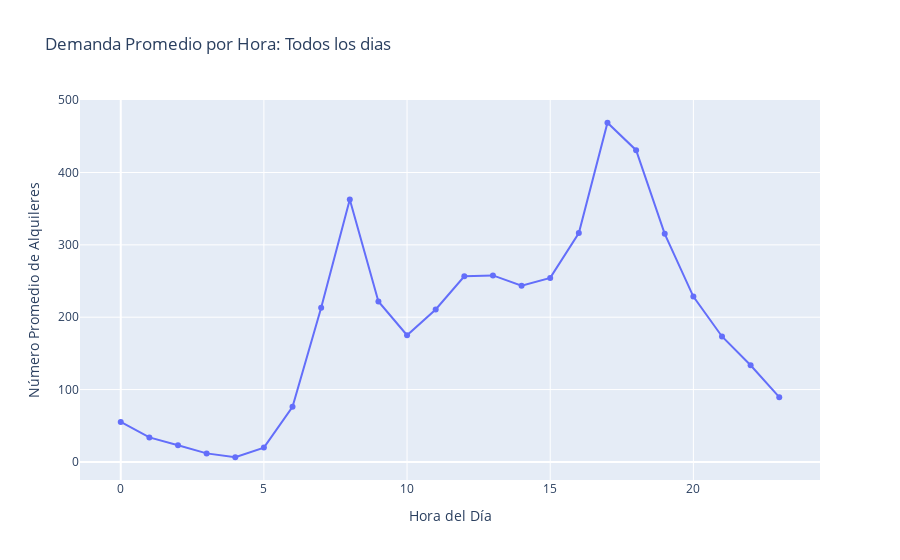

Notebook code cell kept with this figure:
### Markdown cell above
### Análisis - Cantidad de alquileres según la hora del día

### Code cell
# Se agrupan las horas en el dataset y se calcula el promedio la cantidad de alquileres
hourly_demand = bsd_df.groupby(['hour'])['count'].mean().reset_index()

# Demanda por hora 
fig = px.line(hourly_demand, x='hour', y='count',
              title='Demanda Promedio por Hora: Todos los dias',
              labels={'hour': 'Hora del Día', 'count': 'Número Promedio de Alquileres', 'day_type': 'Tipo de Día'},
              markers=True)
fig.show()

### Figure 1 — Plotly figure (JSON) as saved in the notebook; plotly's stock layout.template omitted (floating-point values rounded to 4 significant figures)
{"data": [{"hovertemplate": "Hora del Día=%{x}<br>Número Promedio de Alquileres=%{y}<extra></extra>", "legendgroup": "", "line": {"color": "#636efa", "dash": "solid"}, "marker": {"symbol": "circle"}, "mode": "lines+markers", "name": "", "orientation": "v", "showlegend": false, "type": "scatter", "x": [0, 1, 2, 3, 4, 5, 6, 7, 8, 9, 10, 11, 12, 13, 14, 15, 16, 17, 18, 19, 20, 21, 22, 23], "xaxis": "x", "y": [55.14, 33.86, 22.9, 11.76, 6.407, 19.77, 76.26, 213.1, 362.8, 221.8, 175.1, 210.7, 256.5, 257.8, 243.4, 254.3, 316.4, 468.8, 430.9, 315.3, 228.5, 173.4, 133.6, 89.51], "yaxis": "y"}], "layout": {"legend": {"tracegroupgap": 0}, "title": {"text": "Demanda Promedio por Hora: Todos los dias"}, "xaxis": {"anchor": "y", "domain": [0, 1], "title": {"text": "Hora del Día"}}, "yaxis": {"anchor": "x", "domain": [0, 1], "title": {"text": "Número Promedio de Alquileres"}}}}
